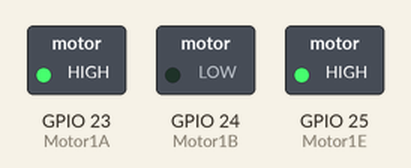
Recording of a program running on a simulated Raspberry Pi (BCM pin numbers). On the bench: switched loads named in the program (green lamp = pin HIGH). What the program prints to the terminal is not drawn.

Above: at 0.1 s.
Timing chart, 0 to 1.6 s (numbered marks = the images above):
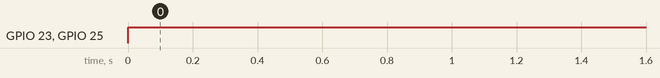

The program:

motor_reg.py
```python
import RPi.GPIO as GPIO
from time import sleep

GPIO.setmode(GPIO.BCM)

Motor1A = 23
Motor1B = 24
Motor1E = 25

GPIO.setup(Motor1A,GPIO.OUT)
GPIO.setup(Motor1B,GPIO.OUT)
GPIO.setup(Motor1E,GPIO.OUT)
try:
	while 1:
		print "Turning motor on"
		GPIO.output(Motor1A,GPIO.HIGH)
		GPIO.output(Motor1B,GPIO.LOW)
		GPIO.output(Motor1E,GPIO.HIGH)
		sleep(20)
except KeyboardInterrupt:
	GPIO.output(Motor1E, GPIO.LOW)
	GPIO.cleanup()
```

Measured:
- by itself, GPIO 23 (Motor1A), GPIO 25 (Motor1E): LOW → HIGH at 0.00 s
